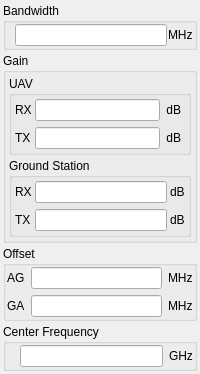
            <widget class="QWidget" name="tab">
             <attribute name="title">
              <string>WiFi</string>
             </attribute>
             <layout class="QVBoxLayout" name="verticalLayout_2" stretch="3,5,5,3">
              <property name="spacing">
               <number>3</number>
              </property>
              <property name="leftMargin">
               <number>3</number>
              </property>
              <property name="topMargin">
               <number>3</number>
              </property>
              <property name="rightMargin">
               <number>3</number>
              </property>
              <property name="bottomMargin">
               <number>3</number>
              </property>
              <item>
               <widget class="QGroupBox" name="groupBox_2">
                <property name="enabled">
                 <bool>true</bool>
                </property>
                <property name="title">
                 <string>Bandwidth</string>
                </property>
                <layout class="QHBoxLayout" name="horizontalLayout_2">
                 <property name="spacing">
                  <number>1</number>
                 </property>
                 <property name="leftMargin">
                  <number>1</number>
                 </property>
                 <property name="topMargin">
                  <number>1</number>
                 </property>
                 <property name="rightMargin">
                  <number>1</number>
                 </property>
                 <property name="bottomMargin">
                  <number>1</number>
                 </property>
                 <item>
                  <widget class="QLabel" name="label_12">
                   <property name="text">
                    <string/>
                   </property>
                  </widget>
                 </item>
                 <item>
                  <widget class="QLineEdit" name="lineEdit">
                   <property name="alignment">
                    <set>Qt::AlignRight|Qt::AlignTrailing|Qt::AlignVCenter</set>
                   </property>
                  </widget>
                 </item>
                 <item>
                  <widget class="QLabel" name="label">
                   <property name="text">
                    <string>MHz</string>
                   </property>
                  </widget>
                 </item>
                </layout>
               </widget>
              </item>
              <item>
               <widget class="QGroupBox" name="groupBox_4">
                <property name="enabled">
                 <bool>true</bool>
                </property>
                <property name="title">
                 <string>Gain</string>
                </property>
                <layout class="QVBoxLayout" name="verticalLayout_10">
                 <property name="spacing">
                  <number>3</number>
                 </property>
                 <property name="leftMargin">
                  <number>3</number>
                 </property>
                 <property name="topMargin">
                  <number>3</number>
                 </property>
                 <property name="rightMargin">
                  <number>3</number>
                 </property>
                 <property name="bottomMargin">
                  <number>3</number>
                 </property>
                 <item>
                  <widget class="QGroupBox" name="groupBox_25">
                   <property name="title">
                    <string>UAV</string>
                   </property>
                   <layout class="QGridLayout" name="gridLayout_8">
                    <property name="leftMargin">
                     <number>3</number>
                    </property>
                    <property name="topMargin">
                     <number>3</number>
                    </property>
                    <property name="rightMargin">
                     <number>3</number>
                    </property>
                    <property name="bottomMargin">
                     <number>3</number>
                    </property>
                    <property name="horizontalSpacing">
                     <number>3</number>
                    </property>
                    <item row="0" column="1">
                     <widget class="QLineEdit" name="lineEdit_6">
                      <property name="alignment">
                       <set>Qt::AlignRight|Qt::AlignTrailing|Qt::AlignVCenter</set>
                      </property>
                     </widget>
                    </item>
                    <item row="1" column="0">
                     <widget class="QLabel" name="label_3">
                      <property name="text">
                       <string>TX</string>
                      </property>
                     </widget>
                    </item>
                    <item row="1" column="1">
                     <widget class="QLineEdit" name="lineEdit_5">
                      <property name="alignment">
                       <set>Qt::AlignRight|Qt::AlignTrailing|Qt::AlignVCenter</set>
                      </property>
                     </widget>
                    </item>
                    <item row="0" column="0">
                     <widget class="QLabel" name="label_2">
                      <property name="text">
                       <string>RX</string>
                      </property>
                     </widget>
                    </item>
                    <item row="0" column="2">
                     <widget class="QLabel" name="label_6">
                      <property name="text">
                       <string> dB </string>
                      </property>
                     </widget>
                    </item>
                    <item row="1" column="2">
                     <widget class="QLabel" name="label_7">
                      <property name="text">
                       <string> dB </string>
                      </property>
                     </widget>
                    </item>
                   </layout>
                  </widget>
                 </item>
                 <item>
                  <widget class="QGroupBox" name="groupBox_26">
                   <property name="title">
                    <string>Ground Station</string>
                   </property>
                   <layout class="QGridLayout" name="gridLayout_2">
                    <property name="leftMargin">
                     <number>3</number>
                    </property>
                    <property name="topMargin">
                     <number>3</number>
                    </property>
                    <property name="rightMargin">
                     <number>3</number>
                    </property>
                    <property name="bottomMargin">
                     <number>3</number>
                    </property>
                    <property name="horizontalSpacing">
                     <number>3</number>
                    </property>
                    <item row="0" column="0">
                     <widget class="QLabel" name="label_29">
                      <property name="text">
                       <string>RX</string>
                      </property>
                     </widget>
                    </item>
                    <item row="0" column="1">
                     <widget class="QLineEdit" name="lineEdit_13">
                      <property name="alignment">
                       <set>Qt::AlignRight|Qt::AlignTrailing|Qt::AlignVCenter</set>
                      </property>
                     </widget>
                    </item>
                    <item row="1" column="1">
                     <widget class="QLineEdit" name="lineEdit_14">
                      <property name="alignment">
                       <set>Qt::AlignRight|Qt::AlignTrailing|Qt::AlignVCenter</set>
                      </property>
                     </widget>
                    </item>
                    <item row="1" column="0">
                     <widget class="QLabel" name="label_30">
                      <property name="text">
                       <string>TX</string>
                      </property>
                     </widget>
                    </item>
                    <item row="0" column="2">
                     <widget class="QLabel" name="label_31">
                      <property name="text">
                       <string>dB</string>
                      </property>
                     </widget>
                    </item>
                    <item row="1" column="2">
                     <widget class="QLabel" name="label_32">
                      <property name="text">
                       <string>dB</string>
                      </property>
                     </widget>
                    </item>
                   </layout>
                  </widget>
                 </item>
                </layout>
               </widget>
              </item>
              <item>
               <widget class="QGroupBox" name="groupBox_5">
                <property name="enabled">
                 <bool>true</bool>
                </property>
                <property name="title">
                 <string>Offset</string>
                </property>
                <layout class="QGridLayout" name="gridLayout_3" columnstretch="0,0,0">
                 <property name="leftMargin">
                  <number>1</number>
                 </property>
                 <property name="topMargin">
                  <number>1</number>
                 </property>
                 <property name="rightMargin">
                  <number>1</number>
                 </property>
                 <property name="bottomMargin">
                  <number>1</number>
                 </property>
                 <item row="1" column="2">
                  <widget class="QLabel" name="label_9">
                   <property name="text">
                    <string>MHz</string>
                   </property>
                  </widget>
                 </item>
                 <item row="0" column="2">
                  <widget class="QLabel" name="label_8">
                   <property name="text">
                    <string>MHz</string>
                   </property>
                  </widget>
                 </item>
                 <item row="1" column="0">
                  <widget class="QLabel" name="label_4">
                   <property name="text">
                    <string>GA</string>
                   </property>
                  </widget>
                 </item>
                 <item row="0" column="0">
                  <widget class="QLabel" name="label_5">
                   <property name="text">
                    <string>AG</string>
                   </property>
                  </widget>
                 </item>
                 <item row="1" column="1">
                  <widget class="QLineEdit" name="lineEdit_3">
                   <property name="alignment">
                    <set>Qt::AlignRight|Qt::AlignTrailing|Qt::AlignVCenter</set>
                   </property>
                  </widget>
                 </item>
                 <item row="0" column="1">
                  <widget class="QLineEdit" name="lineEdit_4">
                   <property name="alignment">
                    <set>Qt::AlignRight|Qt::AlignTrailing|Qt::AlignVCenter</set>
                   </property>
                  </widget>
                 </item>
                </layout>
               </widget>
              </item>
              <item>
               <widget class="QGroupBox" name="groupBox_6">
                <property name="enabled">
                 <bool>true</bool>
                </property>
                <property name="title">
                 <string>Center Frequency</string>
                </property>
                <layout class="QGridLayout" name="gridLayout_4" columnstretch="0,0,0">
                 <property name="leftMargin">
                  <number>1</number>
                 </property>
                 <property name="topMargin">
                  <number>1</number>
                 </property>
                 <property name="rightMargin">
                  <number>1</number>
                 </property>
                 <property name="bottomMargin">
                  <number>1</number>
                 </property>
                 <item row="0" column="2">
                  <widget class="QLabel" name="label_10">
                   <property name="text">
                    <string>GHz</string>
                   </property>
                  </widget>
                 </item>
                 <item row="0" column="1">
                  <widget class="QLineEdit" name="lineEdit_2">
                   <property name="alignment">
                    <set>Qt::AlignRight|Qt::AlignTrailing|Qt::AlignVCenter</set>
                   </property>
                  </widget>
                 </item>
                 <item row="0" column="0">
                  <widget class="QLabel" name="label_11">
                   <property name="text">
                    <string/>
                   </property>
                  </widget>
                 </item>
                </layout>
               </widget>
              </item>
             </layout>
            </widget>
